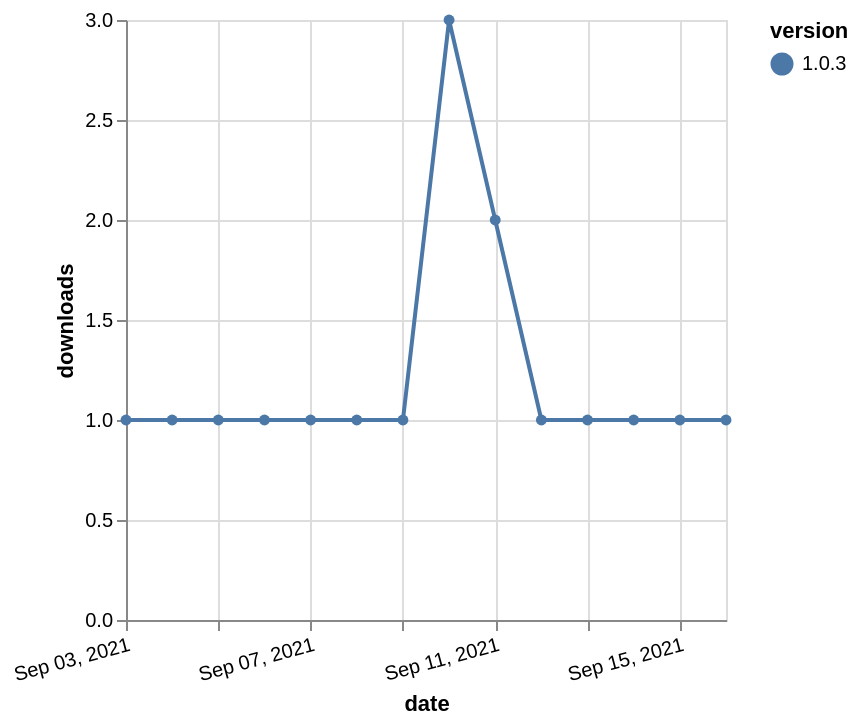

Here is the Vega-Lite specification saved for this chart:
### Vega-Lite specification from a JSON file in a GitHub repository (floating-point values rounded to 4 significant figures)
{"$schema": "https://vega.github.io/schema/vega-lite/v5.json", "description": "A simple bar chart with embedded data.", "data": {"values": [{"date": "2021-09-03", "total": 141, "delta": 1, "version": "1.0.3"}, {"date": "2021-09-04", "total": 142, "delta": 1, "version": "1.0.3"}, {"date": "2021-09-05", "total": 143, "delta": 1, "version": "1.0.3"}, {"date": "2021-09-06", "total": 144, "delta": 1, "version": "1.0.3"}, {"date": "2021-09-07", "total": 145, "delta": 1, "version": "1.0.3"}, {"date": "2021-09-08", "total": 146, "delta": 1, "version": "1.0.3"}, {"date": "2021-09-09", "total": 147, "delta": 1, "version": "1.0.3"}, {"date": "2021-09-10", "total": 150, "delta": 3, "version": "1.0.3"}, {"date": "2021-09-11", "total": 152, "delta": 2, "version": "1.0.3"}, {"date": "2021-09-12", "total": 153, "delta": 1, "version": "1.0.3"}, {"date": "2021-09-13", "total": 154, "delta": 1, "version": "1.0.3"}, {"date": "2021-09-14", "total": 155, "delta": 1, "version": "1.0.3"}, {"date": "2021-09-15", "total": 156, "delta": 1, "version": "1.0.3"}, {"date": "2021-09-16", "total": 157, "delta": 1, "version": "1.0.3"}]}, "width": "container", "mark": {"type": "line", "point": {"filled": true}}, "encoding": {"x": {"field": "date", "type": "temporal", "timeUnit": "yearmonthdate", "title": "date", "axis": {"labelAngle": -15}}, "y": {"field": "delta", "type": "quantitative", "title": "downloads"}, "color": {"field": "version", "type": "nominal"}, "tooltip": {"field": "delta"}}}
